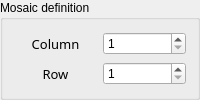
         <widget class="QGroupBox" name="groupBox_2">
          <property name="title">
           <string>Mosaic definition</string>
          </property>
          <layout class="QVBoxLayout" name="verticalLayout_7">
           <item>
            <layout class="QHBoxLayout" name="horizontalLayout_4">
             <item>
              <widget class="QLabel" name="Search_label_2">
               <property name="sizePolicy">
                <sizepolicy hsizetype="Preferred" vsizetype="Preferred">
                 <horstretch>0</horstretch>
                 <verstretch>0</verstretch>
                </sizepolicy>
               </property>
               <property name="minimumSize">
                <size>
                 <width>77</width>
                 <height>0</height>
                </size>
               </property>
               <property name="maximumSize">
                <size>
                 <width>16777215</width>
                 <height>16777215</height>
                </size>
               </property>
               <property name="font">
                <font>
                 <family>Noto Sans Cond</family>
                 <pointsize>10</pointsize>
                 <weight>50</weight>
                 <italic>false</italic>
                 <bold>false</bold>
                </font>
               </property>
               <property name="styleSheet">
                <string notr="true">font: 10pt &quot;Noto Sans Cond&quot;;</string>
               </property>
               <property name="text">
                <string>Column</string>
               </property>
               <property name="alignment">
                <set>Qt::AlignCenter</set>
               </property>
              </widget>
             </item>
             <item>
              <widget class="QSpinBox" name="col_spinBox">
               <property name="sizePolicy">
                <sizepolicy hsizetype="Preferred" vsizetype="Fixed">
                 <horstretch>0</horstretch>
                 <verstretch>0</verstretch>
                </sizepolicy>
               </property>
               <property name="toolTip">
                <string>&lt;html&gt;&lt;head/&gt;&lt;body&gt;&lt;p&gt;&lt;span style=&quot; font-size:11pt;&quot;&gt;Number of serie in the X-axis (column)&lt;/span&gt;&lt;/p&gt;&lt;/body&gt;&lt;/html&gt;</string>
               </property>
               <property name="minimum">
                <number>1</number>
               </property>
               <property name="value">
                <number>1</number>
               </property>
              </widget>
             </item>
            </layout>
           </item>
           <item>
            <layout class="QHBoxLayout" name="horizontalLayout_6">
             <item>
              <widget class="QLabel" name="Search_label_3">
               <property name="sizePolicy">
                <sizepolicy hsizetype="Preferred" vsizetype="Preferred">
                 <horstretch>0</horstretch>
                 <verstretch>0</verstretch>
                </sizepolicy>
               </property>
               <property name="minimumSize">
                <size>
                 <width>77</width>
                 <height>0</height>
                </size>
               </property>
               <property name="maximumSize">
                <size>
                 <width>16777215</width>
                 <height>16777215</height>
                </size>
               </property>
               <property name="font">
                <font>
                 <family>Noto Sans Cond</family>
                 <pointsize>10</pointsize>
                 <weight>50</weight>
                 <italic>false</italic>
                 <bold>false</bold>
                </font>
               </property>
               <property name="styleSheet">
                <string notr="true">font: 10pt &quot;Noto Sans Cond&quot;;</string>
               </property>
               <property name="text">
                <string>Row</string>
               </property>
               <property name="alignment">
                <set>Qt::AlignCenter</set>
               </property>
              </widget>
             </item>
             <item>
              <widget class="QSpinBox" name="row_spinBox">
               <property name="sizePolicy">
                <sizepolicy hsizetype="Preferred" vsizetype="Fixed">
                 <horstretch>0</horstretch>
                 <verstretch>0</verstretch>
                </sizepolicy>
               </property>
               <property name="toolTip">
                <string>&lt;html&gt;&lt;head/&gt;&lt;body&gt;&lt;p&gt;&lt;span style=&quot; font-size:11pt;&quot;&gt;Number of series in the Y-axis (row)&lt;/span&gt;&lt;/p&gt;&lt;/body&gt;&lt;/html&gt;</string>
               </property>
               <property name="minimum">
                <number>1</number>
               </property>
               <property name="value">
                <number>1</number>
               </property>
              </widget>
             </item>
            </layout>
           </item>
          </layout>
         </widget>
